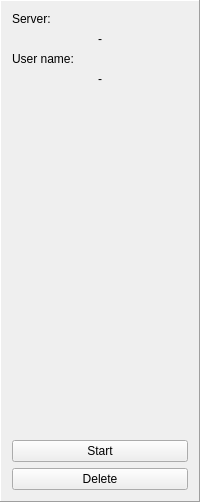
<?xml version="1.0" encoding="UTF-8"?>
<ui version="4.0">
 <class>playing_card</class>
 <widget class="QFrame" name="playing_card">
  <property name="geometry">
   <rect>
    <x>0</x>
    <y>0</y>
    <width>200</width>
    <height>502</height>
   </rect>
  </property>
  <property name="minimumSize">
   <size>
    <width>200</width>
    <height>0</height>
   </size>
  </property>
  <property name="maximumSize">
   <size>
    <width>200</width>
    <height>16777215</height>
   </size>
  </property>
  <property name="windowTitle">
   <string>Frame</string>
  </property>
  <property name="frameShape">
   <enum>QFrame::Panel</enum>
  </property>
  <property name="frameShadow">
   <enum>QFrame::Raised</enum>
  </property>
  <layout class="QVBoxLayout" name="verticalLayout">
   <item>
    <widget class="QLabel" name="label_server_const">
     <property name="text">
      <string>Server:</string>
     </property>
    </widget>
   </item>
   <item>
    <widget class="QLabel" name="label_server">
     <property name="text">
      <string>-</string>
     </property>
     <property name="alignment">
      <set>Qt::AlignCenter</set>
     </property>
    </widget>
   </item>
   <item>
    <widget class="QLabel" name="label_username_const">
     <property name="text">
      <string>User name:</string>
     </property>
    </widget>
   </item>
   <item>
    <widget class="QLabel" name="label_username">
     <property name="text">
      <string>-</string>
     </property>
     <property name="alignment">
      <set>Qt::AlignCenter</set>
     </property>
    </widget>
   </item>
   <item>
    <spacer name="verticalSpacer_2">
     <property name="orientation">
      <enum>Qt::Vertical</enum>
     </property>
     <property name="sizeHint" stdset="0">
      <size>
       <width>177</width>
       <height>321</height>
      </size>
     </property>
    </spacer>
   </item>
   <item>
    <widget class="QPushButton" name="pushButton_3">
     <property name="text">
      <string>Start</string>
     </property>
    </widget>
   </item>
   <item>
    <widget class="QPushButton" name="pushButton_2">
     <property name="text">
      <string>Delete</string>
     </property>
    </widget>
   </item>
  </layout>
  <zorder>label_server_const</zorder>
  <zorder>label_server</zorder>
  <zorder>label_username_const</zorder>
  <zorder>label_username</zorder>
  <zorder>verticalSpacer_2</zorder>
  <zorder>pushButton_3</zorder>
  <zorder>pushButton_2</zorder>
 </widget>
 <resources/>
 <connections/>
</ui>
